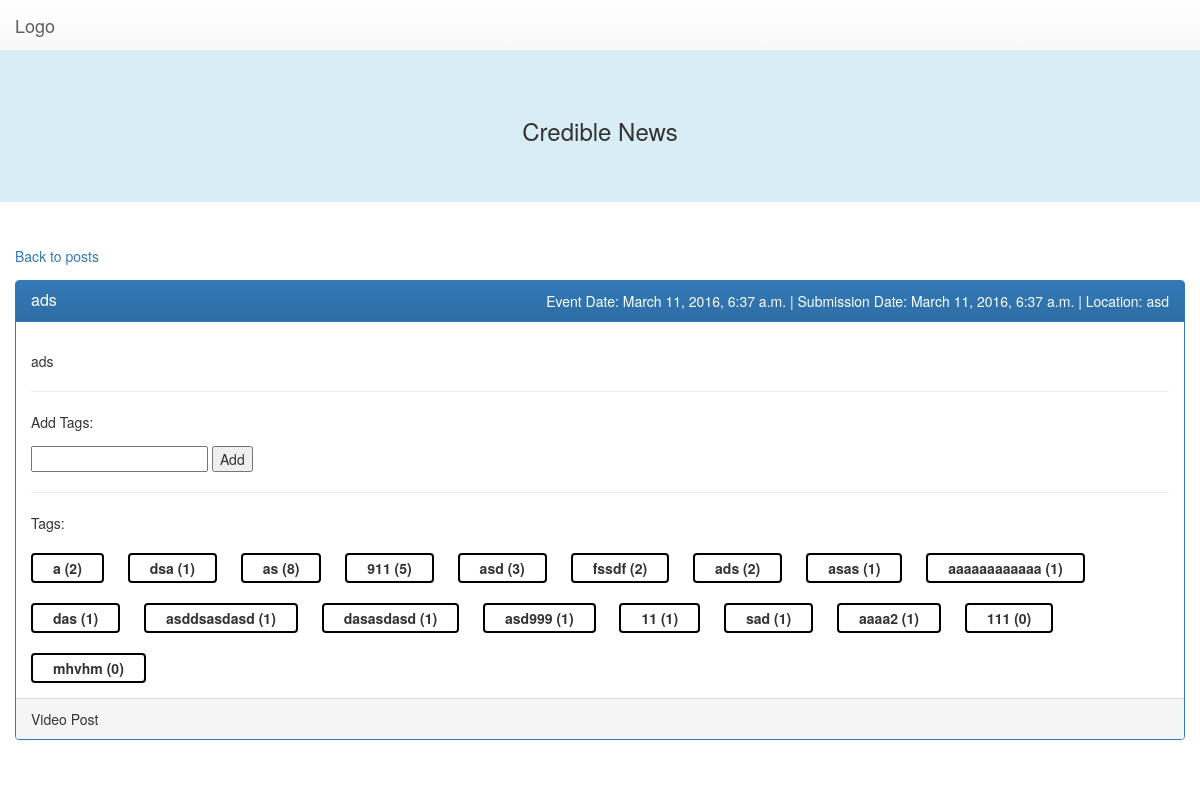
/posts/6, run on the app's committed database.
### posts/models.py (models this page shows, shortened)
class Post(models.Model):
    title = models.CharField(max_length=140)
    event_date = models.DateTimeField(default=datetime.datetime.now)
    sub_date = models.DateTimeField(default=datetime.datetime.now)
    location = models.CharField(max_length=140)
    text = models.TextField()
    VIDEO = 'VP' # Video Post
    PHOTO = 'PP' # Single photo
    POST_TYPE_CHOICES = (
        ('VP', 'Video Post'),
        ('PP', 'Photo Post'),
    )
    post_type = models.CharField(max_length=2, choices=POST_TYPE_CHOICES,
                                blank=False, default='AP')
    url = models.URLField(null=True, blank=True)
    photo = models.ImageField(null=True, blank=True)
    def get_tags_by_post(self):
        return Tag.objects.filter(post=self)

### tags/models.py (models this page shows, shortened)
class Tag(models.Model):
    title = models.CharField(max_length=16)
    post = models.ForeignKey('posts.Post', on_delete=models.CASCADE)
    votes = models.IntegerField(blank=True, default=0)
    date = models.DateTimeField(default=datetime.datetime.now)

### posts/views.py (the view)
# urls.py: url(r'^(?P<post_id>[0-9]+)$', views.detail, name='detail'),
def detail(request, post_id):
    post = get_object_or_404(Post, id=post_id)
    tags = post.get_tags_by_post()
    context = {
        'post': post,
        'tags': tags,
        'tag_titles': json.dumps([tag.title for tag in tags]),
    }
    return render(request, 'posts/detail.html', context)

### posts/templates/posts/detail.html (shortened to what this page needs)
{% include "includes/head.html" %}
{% include "includes/header.html" %}
<main>
	<div class="container-fluid">
		<p><a href="/posts">Back to posts</a></p>
		<div class="panel panel-primary">
			<div class="panel-heading clearfix">
				<h3 class="panel-title pull-left">{{ post.title }}</h3>
                <span class="pull-right">Event Date: {{ post.event_date }} | Submission Date: {{ post.sub_date }} | Location: {{ post.location }}</span>
			</div>
			<div class="panel-body">
				<p>{{ post.text }}</p>
                <hr/>
                <p id="new-tagger">
                    <p><span>Add Tags: </span></p>
                    <input id="new-tag-field" maxlength="16" name="title" type="text"/>
                    <button id="new-tag-button">Add</button>
                </p>
                <hr/>
                    Tags:
                    {% if tags != None %}
                        <div id="visible-tag-list">
                            {% for tag in tags %}
                                {% if tag != None %}
                                    <div class="unvoted-tag update-tag" value="{{ tag.title }}">{{ tag.title }}
                                        (<div class="update-tag-votes">{{ tag.votes }}</div>)
                                    </div>
                                {% endif %}
                            {% endfor %}
                        </div>
                    {% endif %}
			</div>
			<div class="panel-footer">
				{{ post.get_post_type_display }}
			</div>
		</div>
	</div>
</main>

### posts/static/css/main.css (style rules this page uses)
p { margin: 1em 0; }

### posts/static/css/tag.css (style rules this page uses)
.update-tag { border-radius: 4px; border: 2px solid black; display: inline-block; font-weight: bolder; margin-right: 20px; margin-top: 20px; padding: 3px 20px 3px 20px; width: auto; }
.update-tag-votes { display: inline-block; }

### data on the page
Post: title "ads", event_date "March 11, 2016, 6:37 a.m.", sub_date "March 11, 2016, 6:37 a.m.", location "asd", text "ads", post_type "Video Post"
Tag: title "a", votes "2"
Tag: title "dsa", votes "1"
Tag: title "as", votes "8"
Tag: title "911", votes "5"
Tag: title "asd", votes "3"
Tag: title "fssdf", votes "2"
Tag: title "ads", votes "2"
Tag: title "asas", votes "1"
Tag: title "aaaaaaaaaaaa", votes "1"
Tag: title "das", votes "1"
Tag: title "asddsasdasd", votes "1"
Tag: title "dasasdasd", votes "1"
Tag: title "asd999", votes "1"
Tag: title "11", votes "1"
Tag: title "sad", votes "1"
Tag: title "aaaa2", votes "1"
Tag: title "111", votes "0"
Tag: title "mhvhm", votes "0"
